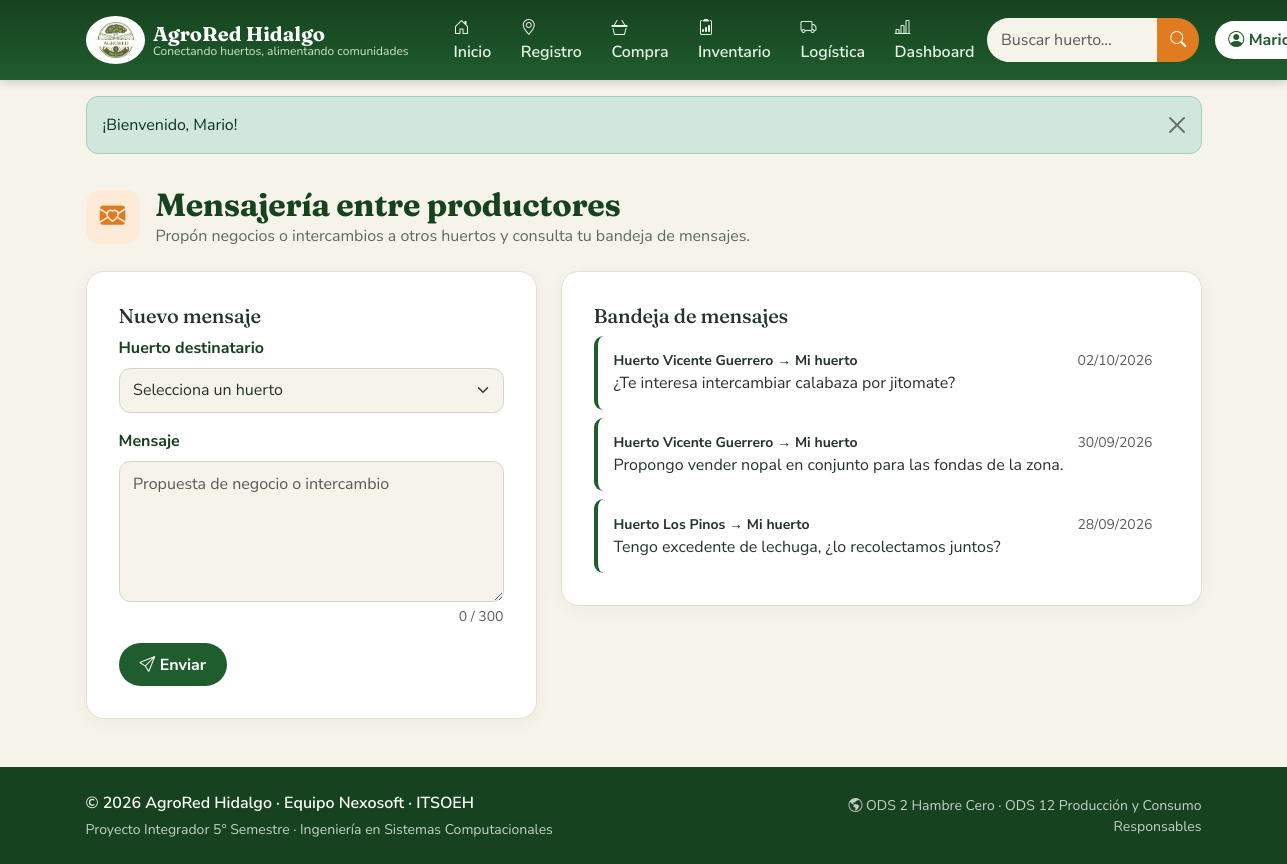
Page /pages/productor/mensajes.php (signed in) on the committed database.
### tables this page shows
CREATE TABLE mensajes (
  id INT UNSIGNED PRIMARY KEY AUTO_INCREMENT,
  de_usuario_id INT UNSIGNED NOT NULL,
  para_huerto_id INT UNSIGNED NOT NULL,
  texto VARCHAR(300) NOT NULL,
  creado DATETIME NOT NULL DEFAULT CURRENT_TIMESTAMP,
  CONSTRAINT fk_msg_usr FOREIGN KEY (de_usuario_id) REFERENCES usuarios(id) ON DELETE CASCADE,
  CONSTRAINT fk_msg_hue FOREIGN KEY (para_huerto_id) REFERENCES huertos(id) ON DELETE CASCADE
);

CREATE TABLE huertos (
  id INT UNSIGNED PRIMARY KEY AUTO_INCREMENT,
  dueno_id INT UNSIGNED NULL,
  colonia_id INT UNSIGNED NOT NULL,
  nombre VARCHAR(150) NOT NULL,
  telefono VARCHAR(20) NOT NULL,
  facebook VARCHAR(255) NULL,
  latitud DECIMAL(9,6) NOT NULL,
  longitud DECIMAL(9,6) NOT NULL,
  creado DATETIME NOT NULL DEFAULT CURRENT_TIMESTAMP,
  CONSTRAINT fk_hue_dueno FOREIGN KEY (dueno_id) REFERENCES usuarios(id) ON DELETE SET NULL,
  CONSTRAINT fk_hue_col FOREIGN KEY (colonia_id) REFERENCES colonias(id),
  INDEX idx_hue_coord (latitud, longitud)
);

### includes/helpers.php (called while the page is built, shortened)
<?php
function e($s): string { return htmlspecialchars((string)($s ?? ''), ENT_QUOTES | ENT_SUBSTITUTE, 'UTF-8'); }
function fecha_corta(?string $f): string { return $f ? date('d/m/Y', strtotime($f)) : '—'; }

### pages/productor/mensajes.php (the view, shortened to what this page needs)
<?php
$pdo = db(); $u = usuario();
$dest = $pdo->prepare('SELECT id,nombre FROM huertos WHERE dueno_id<>? OR dueno_id IS NULL ORDER BY nombre'); $dest->execute([$u['id']]); $dest = $dest->fetchAll();
$bd = $pdo->prepare('SELECT m.texto,m.creado,u.nombre de,h.nombre huerto,(m.de_usuario_id=?) enviado
                     FROM mensajes m JOIN usuarios u ON u.id=m.de_usuario_id JOIN huertos h ON h.id=m.para_huerto_id
                     WHERE m.de_usuario_id=? OR h.dueno_id=? ORDER BY m.creado DESC LIMIT 50');
$bd->execute([$u['id'], $u['id'], $u['id']]); $msgs = $bd->fetchAll();
require __DIR__ . '/../../includes/header.php';
?>
<div class="container">
  <div class="ar-encabezado-pag"><div class="ar-icono naranja"><i class="bi bi-envelope-heart-fill"></i></div>
    <div><h1>Mensajería entre productores</h1><p>Propón negocios o intercambios a otros huertos y consulta tu bandeja de mensajes.</p></div></div>
  <div class="row g-4">
    <div class="col-lg-5"><div class="ar-panel">
      <h2 class="h5">Nuevo mensaje</h2>
      <form method="post"><?= csrf_campo() ?>
        <div class="mb-3"><label class="form-label" for="huerto">Huerto destinatario</label>
          <select class="form-select" id="huerto" name="huerto" required><option value="">Selecciona un huerto</option>
            <?php foreach ($dest as $d) echo '<option value="' . $d['id'] . '">' . e($d['nombre']) . '</option>'; ?></select></div>
        <div class="mb-1"><label class="form-label" for="texto">Mensaje</label>
          <textarea class="form-control" id="texto" name="texto" rows="5" maxlength="300" data-contador="#cnt" placeholder="Propuesta de negocio o intercambio" required></textarea></div>
        <div class="text-end small text-muted mb-3" id="cnt"></div>
        <button class="btn btn-ar"><i class="bi bi-send"></i> Enviar</button>
      </form></div></div>
    <div class="col-lg-7"><div class="ar-panel">
      <h2 class="h5">Bandeja de mensajes</h2>
      <div class="d-grid gap-2">
        <?php foreach ($msgs as $m): ?>
          <div class="resena" style="<?= $m['enviado'] ? 'border-left-color:var(--ar-naranja)' : '' ?>">
            <div class="d-flex justify-content-between small"><strong><?= $m['enviado'] ? 'Yo → ' . e($m['huerto']) : e($m['huerto']) . ' → Mi huerto' ?></strong><span class="text-muted"><?= fecha_corta($m['creado']) ?></span></div>
            <p class="mb-0"><?= e($m['texto']) ?></p>
          </div>
        <?php endforeach; if (!$msgs): ?><p class="text-muted">Aún no tienes mensajes.</p><?php endif; ?>
      </div></div></div>
  </div>
</div>
<?php require __DIR__ . '/../../includes/footer.php'; ?>

### assets/css/agrored.css (style rules this page uses)
:root { --ar-verde:#1f5c2e; --ar-verde-osc:#16421f; --ar-verde-claro:#e6f0e3; --ar-naranja:#e07b1f; --ar-crema:#f6f3ea; --ar-tinta:#26332a; --ar-gris:#5d6b62; --bs-body-font-family:'Nunito Sans',system-ui,sans-serif; --bs-body-bg:var(--ar-crema); --bs-body-color:var(--ar-tinta); --bs-link-color:var(--ar-verde); --bs-link-hover-color:var(--ar-naranja); --bs-border-radius:.75rem; }
h1,h2,h3,h4,.ar-serif { font-family:'Fraunces',Georgia,serif;font-weight:700;letter-spacing:-.01em }
.btn-ar { background:var(--ar-verde);color:#fff;border:0;font-weight:700;padding:.6rem 1.3rem;border-radius:2rem }
.ar-icono { width:54px;height:54px;border-radius:14px;display:grid;place-items:center;font-size:1.6rem; background:var(--ar-verde-claro);color:var(--ar-verde);margin-bottom:.9rem }
.ar-icono.naranja { background:#fdebd8;color:var(--ar-naranja) }
.ar-panel { background:#fff;border:1px solid #e3e0d3;border-radius:1.1rem;padding:clamp(1.2rem,3vw,2rem);box-shadow:0 4px 18px rgba(0,0,0,.04) }
.ar-encabezado-pag { display:flex;align-items:center;gap:1rem;margin:2rem 0 1.4rem }
.ar-encabezado-pag .ar-icono { margin:0;flex:none }
.ar-encabezado-pag h1 { font-size:clamp(1.5rem,3vw,2rem);margin:0;color:var(--ar-verde-osc) }
.ar-encabezado-pag p { margin:0;color:var(--ar-gris) }
.form-label { font-weight:700;color:var(--ar-verde-osc) }
.form-control,.form-select { border-radius:.7rem;border-color:#cfd6cc;padding:.6rem .85rem }
.resena { border-left:4px solid var(--ar-verde);background:#fff;border-radius:.6rem;padding:.9rem 1rem }

### rows in the picture
mensajes: para_huerto.nombre "Huerto Vicente Guerrero", creado "02/10/2026", texto "¿Te interesa intercambiar calabaza por jitomate?"
mensajes: para_huerto.nombre "Huerto Vicente Guerrero", creado "30/09/2026", texto "Propongo vender nopal en conjunto para las fondas de la zona."
mensajes: para_huerto.nombre "Huerto Los Pinos", creado "28/09/2026", texto "Tengo excedente de lechuga, ¿lo recolectamos juntos?"

### other values in the picture
$txt "Inicio"
$txt "Registro"
$txt "Compra"
$txt "Inventario"
$txt "Logística"
$txt "Dashboard"
$msg "¡Bienvenido, Mario!"
